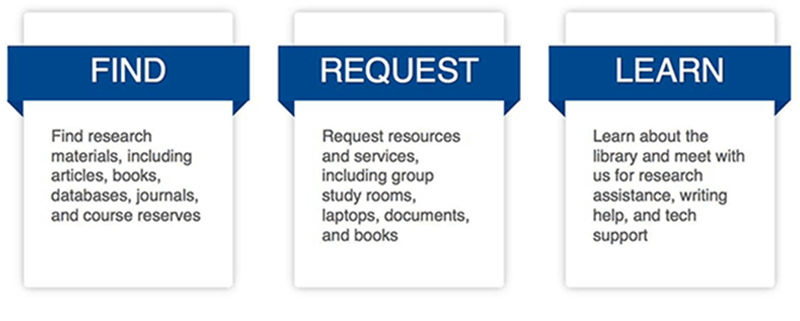
#> input picture AB_Testing_With_PYMC/C.png, 800 x 321 px, given in place of test_image.jpg, which was not available
$ jupyter execute Input_Image_Processing.ipynb   (text cells are left out)
#> lines starting #> are read from the running program, lines starting #| are printed output that depends on the picture; after the words box and inside, x2 and y2 are one past the last pixel; in counts of white or black regions, pixels touching at a corner belong together; pictures that were not available may be replaced by others from this repository, and a replacement may not be noted
[cell 1]
import skimage
import cv2
import numpy as np
import matplotlib.pyplot as plt
import argparse

[cell 2]
img = cv2.imread('test_image.jpg',0)
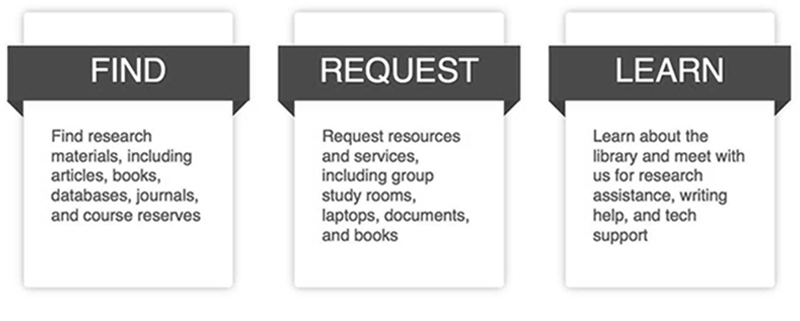
#> img: shape (321, 800); min 34, max 255, mean 219.6
ret,thresh1 = cv2.threshold(img,200,255,cv2.THRESH_BINARY)
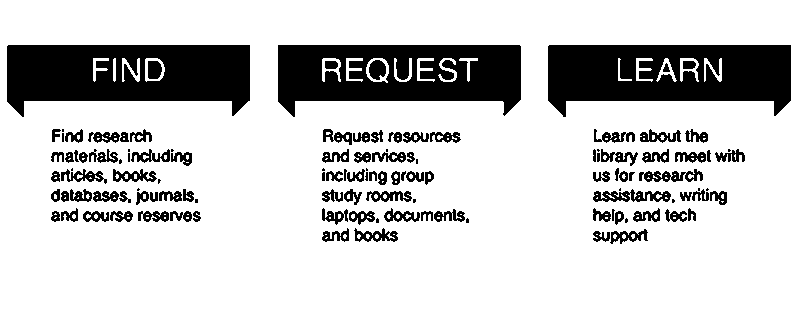
#> thresh1: shape (321, 800); 79.7% white; 122 black regions (24 under 20 px), largest, box (x1, y1, x2, y2) and area: (7, 45, 250, 117) 13082, (548, 45, 791, 117) 12975, (278, 45, 521, 117) 12319
ret,thresh2 = cv2.threshold(img,200,240,cv2.THRESH_BINARY_INV)
ret,thresh3 = cv2.threshold(img,127,240,cv2.THRESH_TRUNC)
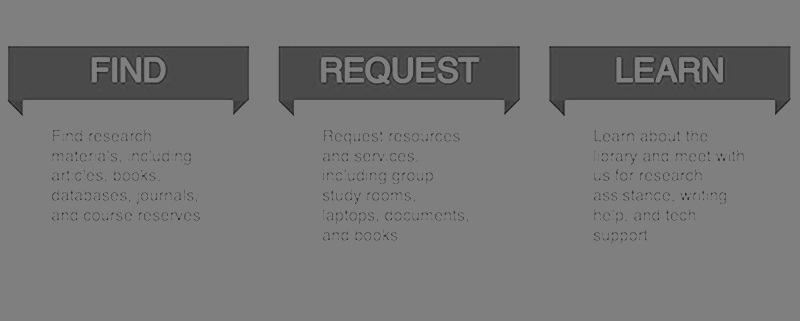
#> thresh3: shape (321, 800); min 34, max 127, mean 118.8
ret,thresh4 = cv2.threshold(img,127,240,cv2.THRESH_TOZERO)
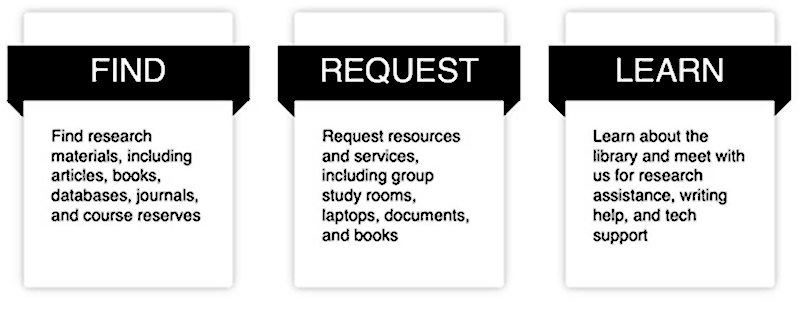
#> thresh4: shape (321, 800); min 0, max 255, mean 206.9
ret,thresh5 = cv2.threshold(img,127,240,cv2.THRESH_TOZERO_INV)
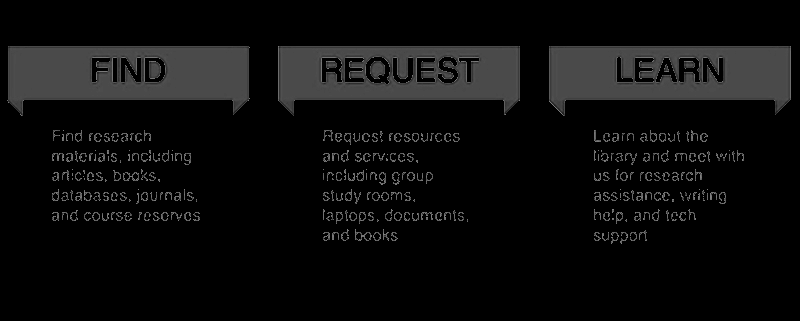
#> thresh5: shape (321, 800); min 0, max 127, mean 12.7

titles = ['Original Image','BINARY','BINARY_INV','TRUNC','TOZERO','TOZERO_INV']
images = [img, thresh1, thresh2, thresh3, thresh4, thresh5]

for i in xrange(6):
    plt.subplot(2,3,i+1),plt.imshow(images[i],'gray')
    plt.title(titles[i])
    plt.xticks([]),plt.yticks([])

[cell 3]
ret,th1 = cv2.threshold(img,127,255,cv2.THRESH_BINARY)
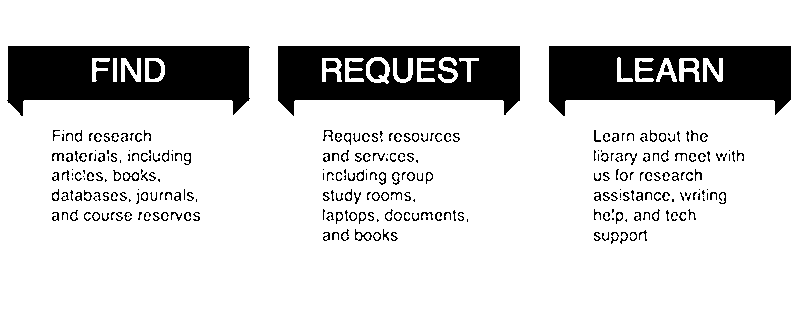
#> th1: shape (321, 800); 83.5% white; 287 black regions (115 under 20 px), largest, box (x1, y1, x2, y2) and area: (7, 46, 250, 116) 12272, (549, 46, 791, 116) 12064, (278, 46, 520, 116) 11330

th2 = cv2.adaptiveThreshold(img,255,cv2.ADAPTIVE_THRESH_MEAN_C,cv2.THRESH_BINARY,11,2)
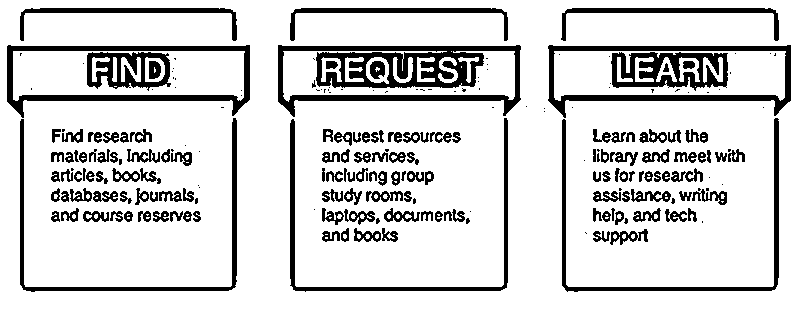
#> th2: shape (321, 800); 83.7% white; 225 black regions (83 under 20 px), largest, box (x1, y1, x2, y2) and area: (278, 45, 521, 117) 6809, (7, 45, 250, 118) 3390, (548, 45, 791, 118) 3341

th3 = cv2.adaptiveThreshold(img,255,cv2.ADAPTIVE_THRESH_GAUSSIAN_C,cv2.THRESH_BINARY,11,2)
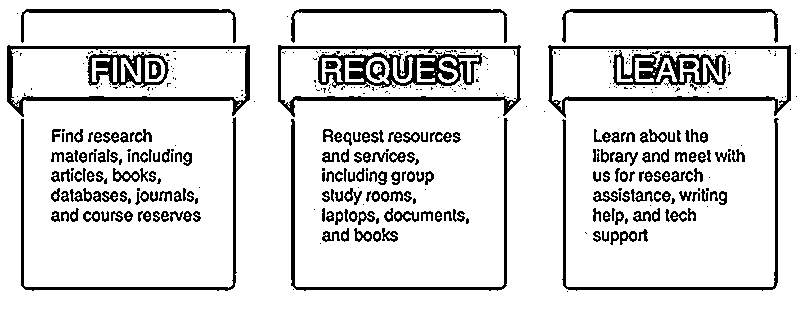
#> th3: shape (321, 800); 87.1% white; 439 black regions (236 under 20 px), largest, box (x1, y1, x2, y2) and area: (318, 52, 482, 88) 2693, (7, 45, 250, 117) 2392, (548, 45, 791, 118) 2222

titles = ['Original Image',
          'Global Thresholding (v = 127)',
          'Adaptive Mean Thresholding',
          'Adaptive Gaussian Thresholding']
images = [img, th1, th2, th3]

for i in xrange(4):
    plt.subplot(2,2,i+1),plt.imshow(images[i],'gray')
    plt.title(titles[i])
    plt.xticks([]),plt.yticks([])
    plt.show()

[cell 4]
edges = cv2.Canny(img,100,200)
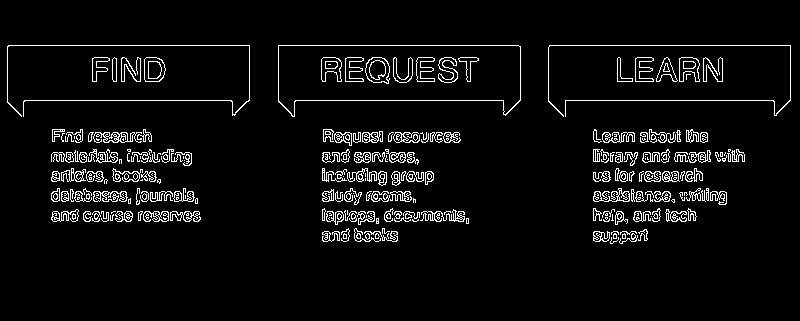
#> edges: shape (321, 800); 5.3% white in thin lines or dots, all inside (x1, y1, x2, y2) = (7, 45, 791, 244)
plt.subplot(121),plt.imshow(img,cmap = 'gray')
plt.title('Original Image'), plt.xticks([]), plt.yticks([])
plt.subplot(122),plt.imshow(edges,cmap = 'gray')
plt.title('Edge Image'), plt.xticks([]), plt.yticks([])

plt.show()

[cell 5]
## Input image.
Image_URL='Test_Images_Input/Test_Image_2.jpg'

[cell 6]
## Read input image
img = cv2.imread(Image_URL)
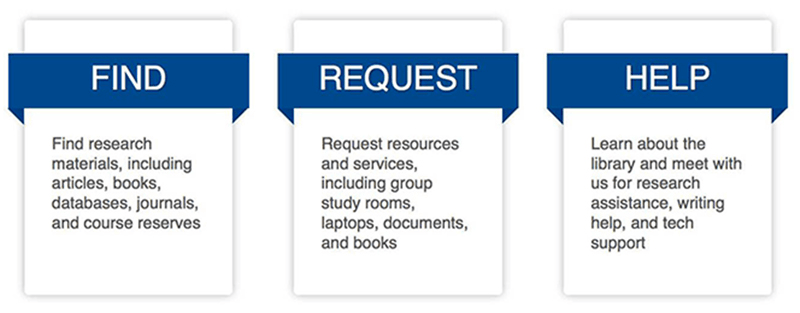
#> input picture AB_Testing_With_PYMC/D.png, 800 x 313 px, given in place of Test_Image_2.jpg, which was not available
#> img is the input picture: shape (313, 800, 3); mean B, G, R 228.7, 218.7, 208.5

[cell 7]
## Display the image
plt.imshow(img)

[cell 8]
## This function regesters and returns a mouse click location
refPt = []
Click = False

def click_location(event, x, y, flags, param):
    # grab references to the global variables
    global refPt, Click

    # if the left mouse button was clicked, record the starting
    # (x, y) coordinates and indicate that cropping is being
    # performed
    if event == cv2.EVENT_LBUTTONDOWN:
        refPt = [(x, y)]
        Click = True

[cell 9]
## The input image is opened and the program loops until a click is made, once this has occured the image is closed
## and the location of the click on the image is recorded.
cv2.namedWindow("image")
cv2.setMouseCallback("image", click_location)
# keep looping until the right mouse button is pressed
while Click==False:
    # display the image and wait for a keypress
    cv2.imshow("image", img)
    key = cv2.waitKey(1) & 0xFF
#> (key Esc is pressed here)
